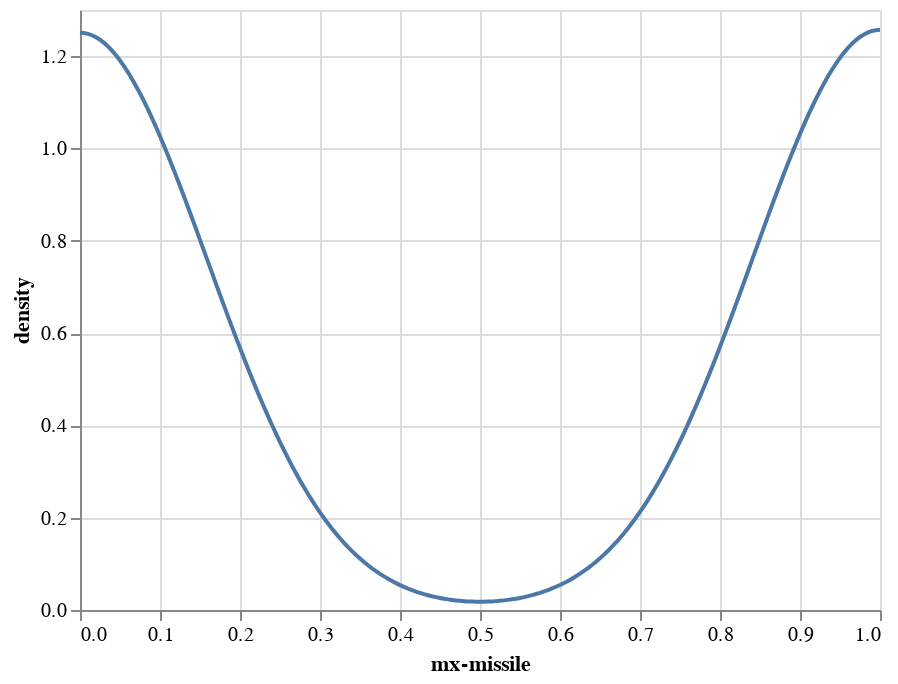

The notebook cell this image was saved under:
### Code cell
import altair as alt

missile_chart = alt.Chart(missile_df).transform_density(
    'mx-missile',
    as_=['mx-missile', 'density']
).encode(
    x='mx-missile:Q',
    y='density:Q'
)

missile_chart.mark_line()

### Figure 1 — Vega-Lite specification as saved in the notebook (floating-point values rounded to 4 significant figures; data arrays with more than 128 entries replaced by an {"elided": "..."} marker saying what was removed)
{"config": {"view": {"continuousWidth": 400, "continuousHeight": 300}}, "data": {"name": "data-0e9af20094ddcbe80fbd9aaa393bb453"}, "mark": "line", "encoding": {"x": {"type": "quantitative", "field": "mx-missile"}, "y": {"type": "quantitative", "field": "density"}}, "transform": [{"density": "mx-missile", "as": ["mx-missile", "density"]}], "$schema": "https://vega.github.io/schema/vega-lite/v4.8.1.json", "datasets": {"data-0e9af20094ddcbe80fbd9aaa393bb453": {"elided": "413 records"}}}
